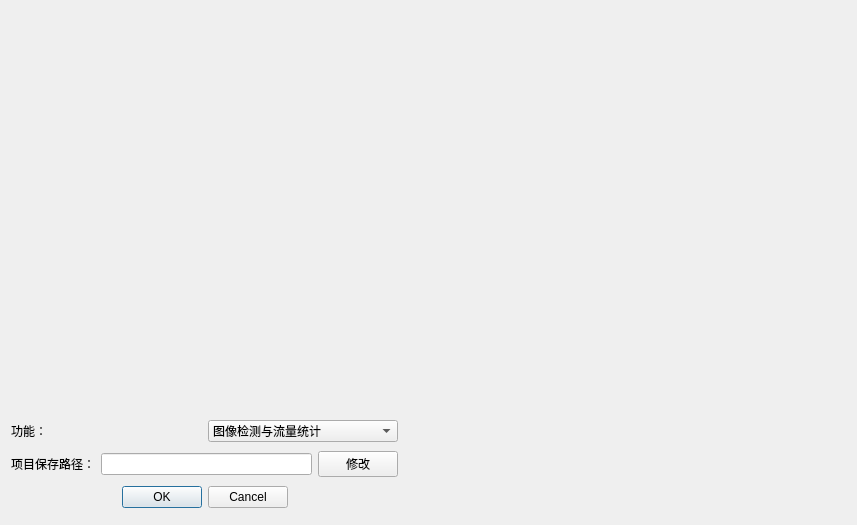
<?xml version="1.0" encoding="UTF-8"?>
<ui version="4.0">
 <class>Dialog</class>
 <widget class="QDialog" name="Dialog">
  <property name="geometry">
   <rect>
    <x>0</x>
    <y>0</y>
    <width>857</width>
    <height>525</height>
   </rect>
  </property>
  <property name="windowTitle">
   <string>Dialog</string>
  </property>
  <widget class="QLabel" name="label_3">
   <property name="geometry">
    <rect>
     <x>11</x>
     <y>11</y>
     <width>835</width>
     <height>399</height>
    </rect>
   </property>
   <property name="text">
    <string/>
   </property>
   <property name="pixmap">
    <pixmap>../source/icon/splash.png</pixmap>
   </property>
   <property name="alignment">
    <set>Qt::AlignCenter</set>
   </property>
  </widget>
  <widget class="QWidget" name="">
   <property name="geometry">
    <rect>
     <x>11</x>
     <y>417</y>
     <width>387</width>
     <height>97</height>
    </rect>
   </property>
   <layout class="QVBoxLayout" name="verticalLayout">
    <item>
     <layout class="QHBoxLayout" name="horizontalLayout">
      <item>
       <widget class="QLabel" name="label">
        <property name="text">
         <string>功能：</string>
        </property>
       </widget>
      </item>
      <item>
       <widget class="QComboBox" name="comboBox">
        <item>
         <property name="text">
          <string>图像检测与流量统计</string>
         </property>
        </item>
        <item>
         <property name="text">
          <string>监控视频超速车辆检测</string>
         </property>
        </item>
        <item>
         <property name="text">
          <string>自定义检测模型训练</string>
         </property>
        </item>
       </widget>
      </item>
     </layout>
    </item>
    <item>
     <layout class="QHBoxLayout" name="horizontalLayout_2">
      <item>
       <widget class="QLabel" name="label_2">
        <property name="text">
         <string>项目保存路径：</string>
        </property>
       </widget>
      </item>
      <item>
       <widget class="QLineEdit" name="lineEdit">
        <property name="text">
         <string/>
        </property>
       </widget>
      </item>
      <item>
       <widget class="QPushButton" name="pushButton">
        <property name="text">
         <string>修改</string>
        </property>
       </widget>
      </item>
     </layout>
    </item>
    <item>
     <widget class="QDialogButtonBox" name="buttonBox">
      <property name="orientation">
       <enum>Qt::Horizontal</enum>
      </property>
      <property name="standardButtons">
       <set>QDialogButtonBox::Cancel|QDialogButtonBox::Ok</set>
      </property>
      <property name="centerButtons">
       <bool>true</bool>
      </property>
     </widget>
    </item>
   </layout>
  </widget>
 </widget>
 <resources/>
 <connections>
  <connection>
   <sender>buttonBox</sender>
   <signal>accepted()</signal>
   <receiver>Dialog</receiver>
   <slot>accept()</slot>
   <hints>
    <hint type="sourcelabel">
     <x>248</x>
     <y>254</y>
    </hint>
    <hint type="destinationlabel">
     <x>157</x>
     <y>274</y>
    </hint>
   </hints>
  </connection>
  <connection>
   <sender>buttonBox</sender>
   <signal>rejected()</signal>
   <receiver>Dialog</receiver>
   <slot>reject()</slot>
   <hints>
    <hint type="sourcelabel">
     <x>316</x>
     <y>260</y>
    </hint>
    <hint type="destinationlabel">
     <x>286</x>
     <y>274</y>
    </hint>
   </hints>
  </connection>
 </connections>
</ui>
